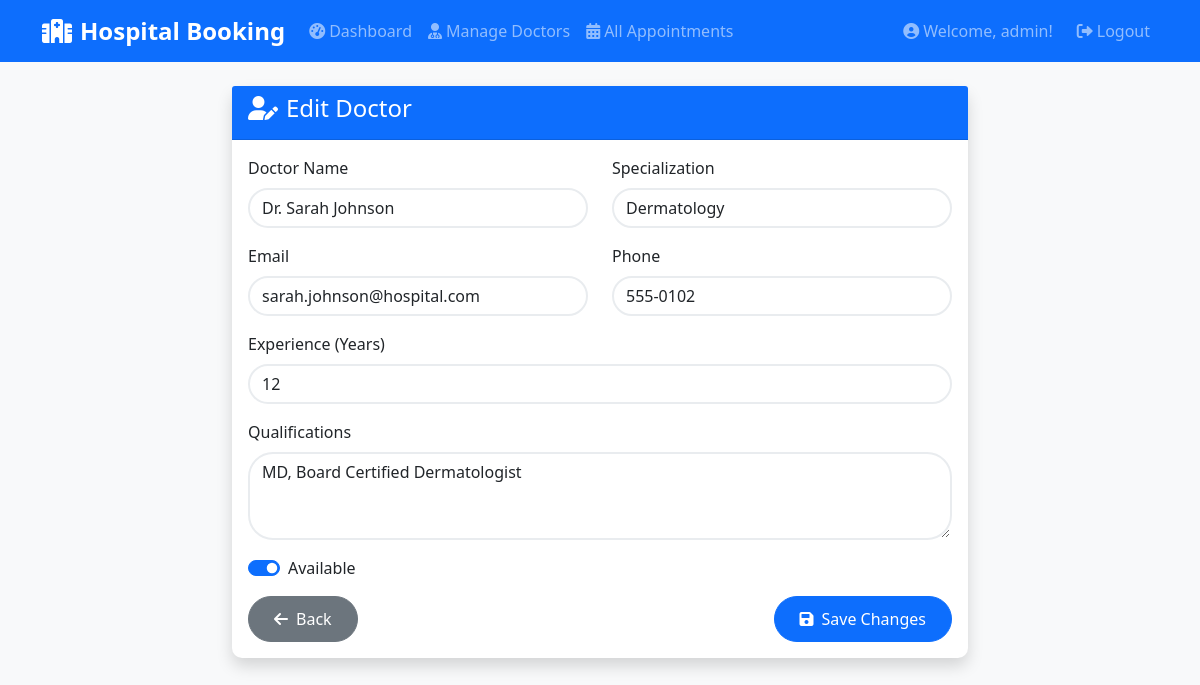
The page /admin/doctor/2/edit (signed in) on the database its author committed.
### models/user.py (models this page shows, shortened)
class User(UserMixin, db.Model):
    id = db.Column(db.Integer, primary_key=True)
    username = db.Column(db.String(80), unique=True, nullable=False)
    email = db.Column(db.String(120), unique=True, nullable=False)
    password_hash = db.Column(db.String(128), nullable=False)
    role = db.Column(db.String(20), default='patient')  # 'patient' or 'admin'
    phone = db.Column(db.String(15))
    created_at = db.Column(db.DateTime, default=datetime.utcnow)
    appointments = db.relationship('Appointment', backref='patient', lazy=True)

### models/doctor.py (models this page shows, shortened)
class Doctor(db.Model):
    id = db.Column(db.Integer, primary_key=True)
    name = db.Column(db.String(100), nullable=False)
    specialization = db.Column(db.String(100), nullable=False)
    email = db.Column(db.String(120))
    phone = db.Column(db.String(15))
    experience = db.Column(db.Integer)  # years of experience
    qualifications = db.Column(db.Text)
    is_available = db.Column(db.Boolean, default=True)
    created_at = db.Column(db.DateTime, default=datetime.utcnow)
    appointments = db.relationship('Appointment', backref='doctor', lazy=True)
    schedules = db.relationship('DoctorSchedule', backref='doctor', lazy=True, cascade='all, delete-orphan')

### routes/admin.py (the view, shortened to what this page needs)
@admin_bp.route('/admin/doctor/<int:doctor_id>/edit', methods=['GET', 'POST'])
@login_required
@admin_required
def edit_doctor(doctor_id):
    doctor = Doctor.query.get_or_404(doctor_id)
    return render_template('edit_doctor.html', doctor=doctor)

### app.py (called while the page is built)
def create_app(config_name=None):
    app = Flask(__name__)
    if config_name is None:
        config_name = os.environ.get('FLASK_ENV', 'development')
    app.config.from_object(config[config_name])
    db.init_app(app)
    login_manager = LoginManager()
    login_manager.init_app(app)
    login_manager.login_view = 'auth.login'
    login_manager.login_message = 'Please log in to access this page.'
    login_manager.login_message_category = 'info'
    @login_manager.user_loader
    def load_user(user_id):
        return User.query.get(int(user_id))
    app.register_blueprint(auth_bp)
    app.register_blueprint(patient_bp)
    app.register_blueprint(admin_bp)
    with app.app_context():
        db.create_all()
        create_sample_data()
    return app

### routes/admin.py (called while the page is built)
def admin_required(f):
    @wraps(f)
    def decorated_function(*args, **kwargs):
        if not current_user.is_authenticated or current_user.role != 'admin':
            flash('Admin access required!', 'error')
            return redirect(url_for('auth.login'))
        return f(*args, **kwargs)
    return decorated_function

### templates/edit_doctor.html (shortened to what this page needs)
{% extends "base.html" %}
{% block content %}
<div class="row justify-content-center">
  <div class="col-md-8">
    <div class="card shadow">
      <div class="card-header bg-primary text-white">
        <h4><i class="fas fa-user-edit me-2"></i>Edit Doctor</h4>
      </div>
      <div class="card-body">
        <form method="POST" action="{{ url_for('admin.edit_doctor', doctor_id=doctor.id) }}">
          <div class="row">
            <div class="col-md-6 mb-3">
              <label class="form-label">Doctor Name</label>
              <input type="text" class="form-control" name="name" value="{{ doctor.name }}" required>
            </div>
            <div class="col-md-6 mb-3">
              <label class="form-label">Specialization</label>
              <input type="text" class="form-control" name="specialization" value="{{ doctor.specialization }}" required>
            </div>
          </div>
          <div class="row">
            <div class="col-md-6 mb-3">
              <label class="form-label">Email</label>
              <input type="email" class="form-control" name="email" value="{{ doctor.email or '' }}">
            </div>
            <div class="col-md-6 mb-3">
              <label class="form-label">Phone</label>
              <input type="tel" class="form-control" name="phone" value="{{ doctor.phone or '' }}">
            </div>
          </div>
          <div class="mb-3">
            <label class="form-label">Experience (Years)</label>
            <input type="number" class="form-control" name="experience" min="0" value="{{ doctor.experience or 0 }}" required>
          </div>
          <div class="mb-3">
            <label class="form-label">Qualifications</label>
            <textarea class="form-control" name="qualifications" rows="3">{{ doctor.qualifications or '' }}</textarea>
          </div>
          <div class="form-check form-switch mb-3">
            <input class="form-check-input" type="checkbox" id="is_available" name="is_available" {% if doctor.is_available %}checked{% endif %}>
            <label class="form-check-label" for="is_available">Available</label>
          </div>
          <div class="d-flex justify-content-between">
            <a href="{{ url_for('admin.manage_doctors') }}" class="btn btn-secondary">
              <i class="fas fa-arrow-left me-2"></i>Back
            </a>
            <button type="submit" class="btn btn-primary">
              <i class="fas fa-save me-2"></i>Save Changes
            </button>
          </div>
        </form>
      </div>
    </div>
  </div>
</div>
{% endblock %}

### templates/base.html (shortened to what this page needs)
<!DOCTYPE html>
<html lang="en">
<head>
    <link href="https://cdn.jsdelivr.net/npm/bootstrap@5.1.3/dist/css/bootstrap.min.css" rel="stylesheet">
    <link href="https://cdnjs.cloudflare.com/ajax/libs/font-awesome/6.0.0/css/all.min.css" rel="stylesheet">
    <link href="{{ url_for('static', filename='css/style.css') }}" rel="stylesheet">
</head>
<body>
    <nav class="navbar navbar-expand-lg navbar-dark bg-primary">
        <div class="container">
            <a class="navbar-brand" href="{{ url_for('auth.index') }}">
                <i class="fas fa-hospital me-2"></i>Hospital Booking
            </a>
            {% if current_user.is_authenticated %}
            <div class="collapse navbar-collapse" id="navbarNav">
                <ul class="navbar-nav me-auto">
                    {% if current_user.role == 'patient' %}
                        <li class="nav-item">
                            <a class="nav-link" href="{{ url_for('patient.dashboard') }}">
                                <i class="fas fa-tachometer-alt me-1"></i>Dashboard
                            </a>
                        </li>
                        <li class="nav-item">
                            <a class="nav-link" href="{{ url_for('patient.view_doctors') }}">
                                <i class="fas fa-user-md me-1"></i>Find Doctors
                            </a>
                        </li>
                        <li class="nav-item">
                            <a class="nav-link" href="{{ url_for('patient.appointment_history') }}">
                                <i class="fas fa-history me-1"></i>History
                            </a>
                        </li>
                        <li class="nav-item">
                            <a class="nav-link" href="{{ url_for('patient.profile') }}">
                                <i class="fas fa-user me-1"></i>Profile
                            </a>
                        </li>
                    {% elif current_user.role == 'admin' %}
                        <li class="nav-item">
                            <a class="nav-link" href="{{ url_for('admin.dashboard') }}">
                                <i class="fas fa-tachometer-alt me-1"></i>Dashboard
                            </a>
                        </li>
                        <li class="nav-item">
                            <a class="nav-link" href="{{ url_for('admin.manage_doctors') }}">
                                <i class="fas fa-user-md me-1"></i>Manage Doctors
                            </a>
                        </li>
                        <li class="nav-item">
                            <a class="nav-link" href="{{ url_for('admin.view_all_appointments') }}">
                                <i class="fas fa-calendar-alt me-1"></i>All Appointments
                            </a>
                        </li>
                    {% endif %}
                </ul>
                <div class="navbar-nav">
                    <span class="navbar-text me-3">
                        <i class="fas fa-user-circle me-1"></i>Welcome, {{ current_user.username }}!
                    </span>
                    <a class="nav-link" href="{{ url_for('auth.logout') }}">
                        <i class="fas fa-sign-out-alt me-1"></i>Logout
                    </a>
                </div>
            </div>
            {% endif %}
        </div>
    </nav>
    <div class="container mt-4">
        {% block content %}{% endblock %}
    </div>
</body>
</html>

### static/css/style.css (style rules this page uses)
:root { --primary-color: #0d6efd; --secondary-color: #6c757d; --success-color: #198754; --danger-color: #dc3545; --warning-color: #ffc107; --info-color: #0dcaf0; }
body { background-color: #f8f9fa; }
.card { border: none; border-radius: 10px; box-shadow: 0 0 20px rgba(0,0,0,0.1); transition: transform 0.3s ease; }
.navbar-brand { font-weight: bold; font-size: 1.5rem; }
.btn { border-radius: 25px; padding: 10px 25px; font-weight: 500; transition: all 0.3s ease; }
.form-control, .form-select { border-radius: 25px; border: 2px solid #e9ecef; transition: all 0.3s ease; }

### rows shown on the page
User: username "admin"
Doctor: name "Dr. Sarah Johnson", specialization "Dermatology", email "sarah.johnson@hospital.com", phone "555-0102", experience "12", qualifications "MD, Board Certified Dermatologist", is_available "☑"
